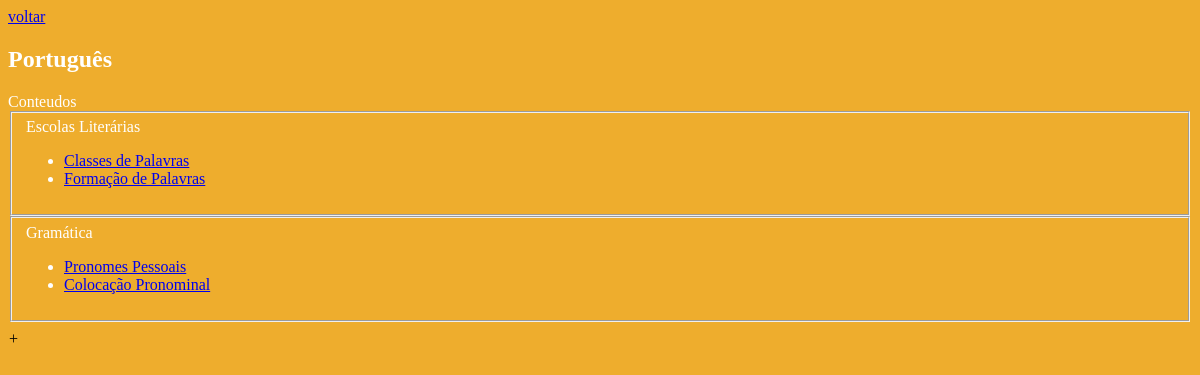
The page /conteudos/linguagem/portugues.php on the database as committed earlier.
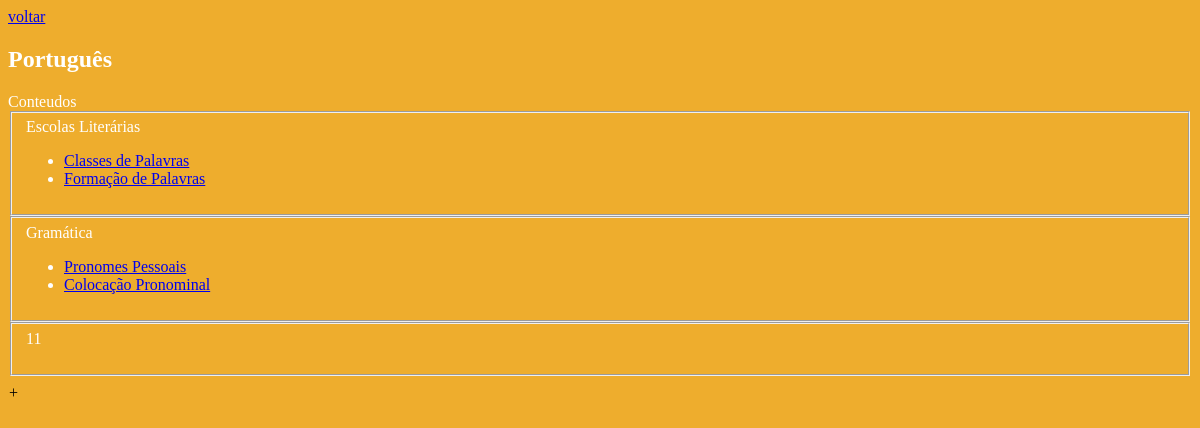
The same page on the database as committed later.
### tables this page shows
CREATE TABLE `pt_divisao` (
  `Id` int(255) NOT NULL,
  `Id_usu` int(255) NOT NULL,
  `Divisao` varchar(255) NOT NULL
);

CREATE TABLE `pt` (
  `Id_cont` int(11) NOT NULL,
  `Divisao` int(255) NOT NULL,
  `Conteudo` varchar(255) NOT NULL,
  `usuario` int(255) NOT NULL
);

### conteudos/linguagem/portugues.php (the view, shortened to what this page needs)
<?php
include_once "../../paginas/conexoes/db_connect.php";
$divisao = "SELECT * from pt_divisao where Id_usu = 0 or Id_usu = ".$_SESSION['Id']."";
$conn = mysqli_query($conexao, $divisao);
$dados = mysqli_fetch_assoc($conn);
$total = mysqli_num_rows($conn);
?>
<!DOCTYPE html>
<html lang="en">
<head>
    <link rel="stylesheet" href="../../css/linguagens.css">
</head>
<body>
    <section>
        <header>
        <div class="volte2">
            <a href="../../index.php">voltar</a>
        </div>
        <div class="titul2">
            <h1>Português</h1>
        </div>
        </header>
            Conteudos
            <?php
                if($total > 0){
                    do{
                        $mt = "SELECT * from pt where Divisao = ".$dados['Id']." and usuario = 0 or Divisao = ".$dados['Id']." and usuario = ".$_SESSION['Id']."";
                        $conn1 = mysqli_query($conexao, $mt);
                        $dados1 = mysqli_fetch_assoc($conn1);
                        $total1 = mysqli_num_rows($conn1);
            ?>
            <fieldset>
            <div class="content2">
                <legend><?php echo $dados['Divisao'];?></legend>
                    <ul class="conteudos">
                        <?php
                            if ($total1 > 0){
                                do{
                                    $link = "?".$dados1['Id_cont'];
                        ?>
                                <li><a href='../conteudos.php<?php echo $link;?>'><?php if($dados1['Divisao'] == $dados['Id']){echo $dados1['Conteudo'];}?></a></li>
                        <?php
                                }while($dados1 = mysqli_fetch_assoc($conn1));
                            }
                        ?>
                    </ul>
            </fieldset>
            <?php
                    }while($dados = mysqli_fetch_assoc($conn));
                }
            ?>
            <div class="add">
                <a href="../../paginas/add.php?pt">+</a>
            </div>
    </section>
</body>
</html>

### css/linguagens.css (style rules this page uses)
body { background-color: #eead2d; color: white; }
.add a { text-decoration: none; color: black; position: relative; top: 8px; left: 1px; }

Rows that differ between the two databases and show on the page:
added pt_divisao: Divisao "11"
